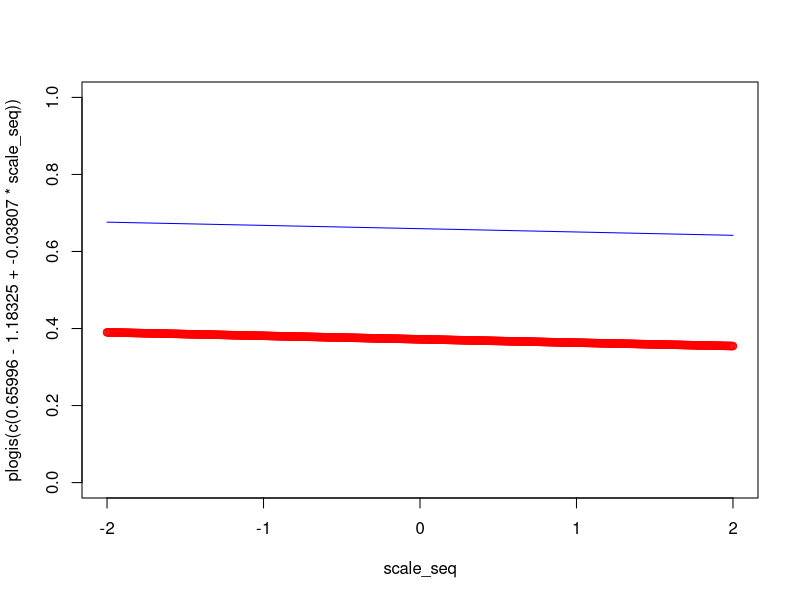
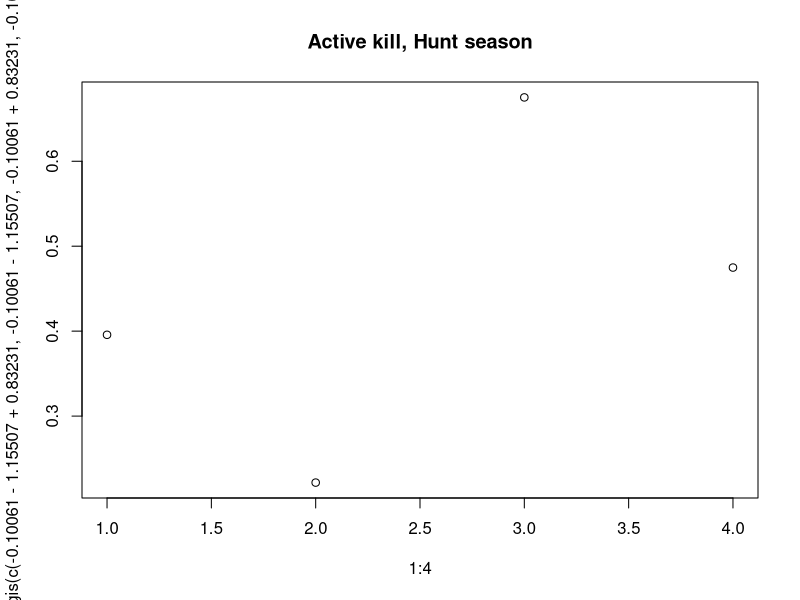
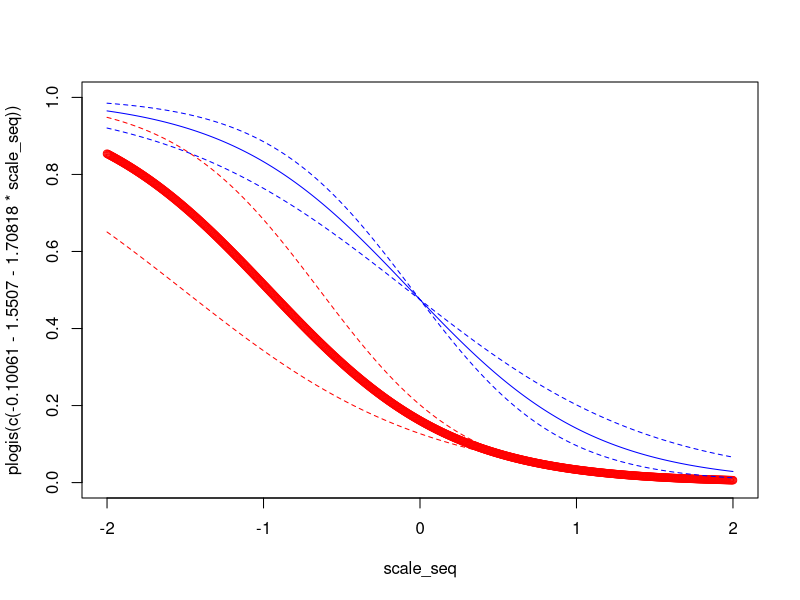

Recreate these plots in R, in order.
scale_seq <- seq(-2, 2, .005)

# PART 2
# hunting biomass and finding kill outside territory
# red = found a kill
plot(x = scale_seq,
     y = plogis(c(0.65996 - 1.18325 + -0.03807 * scale_seq)),
     col = "red", ylim = c(0, 1))
lines(x = scale_seq,
      y = plogis(c(0.65996 + -0.03807 * scale_seq)),
      col = "blue")


# hunting season and finding a kill outside territory
plot(x = 1:4, 
     y = plogis(c(-0.10061 - 1.15507 + 0.83231,
                  -0.10061 - 1.15507,
                  -0.10061 + 0.83231,
                  -0.10061)),
     main = "Active kill, Hunt season")


# finding kill outside territory + distance from hunting
# red = found a kill
plot(x = scale_seq,
     y = plogis(c(-0.10061 - 1.5507 -1.70818 * scale_seq)),
     col = "red", ylim = c(0, 1))
lines(x = scale_seq,
      y = plogis(c(-0.10061 - 1.5507 + 0.27617 - (1.70818 + 0.43359) * scale_seq)),
      col = "red", lty = 2)
lines(x = scale_seq,
      y = plogis(c(-0.10061 - 1.5507 - 0.27617 - (1.70818 - 0.43359) * scale_seq)),
      col = "red", lty = 2)
lines(x = scale_seq,
      y = plogis(c(-0.10061 - 1.70818 * scale_seq)),
      col = "blue")
lines(x = scale_seq,
      y = plogis(c(-0.10061 - (1.70818 + 0.43359) * scale_seq)),
      col = "blue", lty = 2)
lines(x = scale_seq,
      y = plogis(c(-0.10061 - (1.70818 - 0.43359) * scale_seq)),
      col = "blue", lty = 2)
